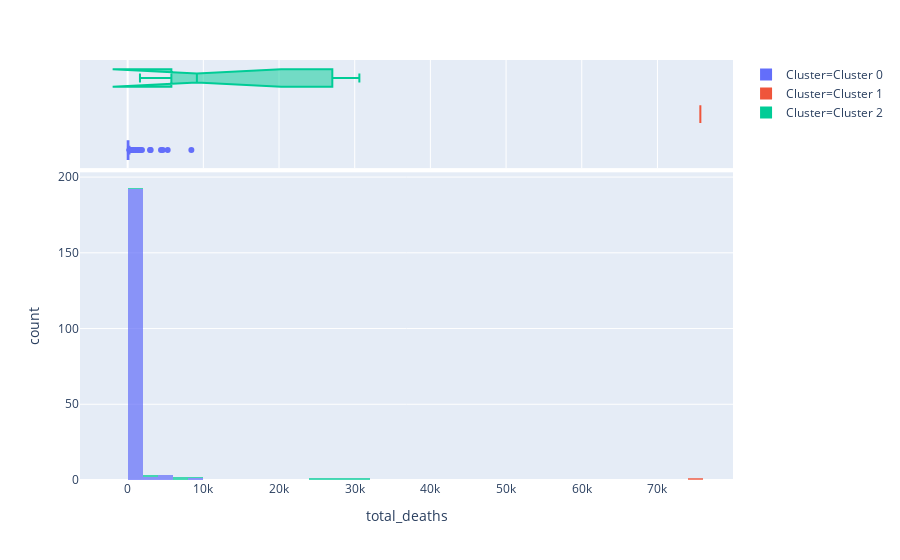

Notebook source saved alongside this figure:
### Code cell
plot_model(kmeans, plot = 'distribution', feature='total_deaths')

### Figure 1 — Plotly figure (JSON) as saved in the notebook; plotly's stock layout.template omitted (floating-point values rounded to 4 significant figures; data arrays with more than 128 entries replaced by an {"elided": "..."} marker saying what was removed)
{"data": [{"alignmentgroup": "True", "bingroup": "x", "hoverlabel": {"namelength": 0}, "hovertemplate": "Cluster=Cluster 0<br>total_deaths=%{x}<br>count=%{y}", "legendgroup": "Cluster=Cluster 0", "marker": {"color": "#636efa", "opacity": 0.7}, "name": "Cluster=Cluster 0", "offsetgroup": "Cluster=Cluster 0", "orientation": "v", "showlegend": true, "type": "histogram", "x": {"elided": "198 int values"}, "xaxis": "x", "yaxis": "y"}, {"alignmentgroup": "True", "customdata": {"elided": "198x7 mixed values"}, "hoverlabel": {"namelength": 0}, "hovertemplate": "Cluster=%{customdata[6]}<br>total_deaths=%{customdata[5]}<br>date=%{customdata[0]}<br>location=%{customdata[1]}<br>new_cases=%{customdata[2]}<br>new_deaths=%{customdata[3]}<br>total_cases=%{customdata[4]}", "legendgroup": "Cluster=Cluster 0", "marker": {"color": "#636efa"}, "name": "Cluster=Cluster 0", "notched": true, "offsetgroup": "Cluster=Cluster 0", "showlegend": false, "type": "box", "x": {"elided": "198 int values"}, "xaxis": "x2", "yaxis": "y2"}, {"alignmentgroup": "True", "bingroup": "x", "hoverlabel": {"namelength": 0}, "hovertemplate": "Cluster=Cluster 1<br>total_deaths=%{x}<br>count=%{y}", "legendgroup": "Cluster=Cluster 1", "marker": {"color": "#EF553B", "opacity": 0.7}, "name": "Cluster=Cluster 1", "offsetgroup": "Cluster=Cluster 1", "orientation": "v", "showlegend": true, "type": "histogram", "x": [75670], "xaxis": "x", "yaxis": "y"}, {"alignmentgroup": "True", "customdata": [["2020-05-08", "United States", 28369, 2239, 1256972, 75670, "Cluster 1"]], "hoverlabel": {"namelength": 0}, "hovertemplate": "Cluster=%{customdata[6]}<br>total_deaths=%{customdata[5]}<br>date=%{customdata[0]}<br>location=%{customdata[1]}<br>new_cases=%{customdata[2]}<br>new_deaths=%{customdata[3]}<br>total_cases=%{customdata[4]}", "legendgroup": "Cluster=Cluster 1", "marker": {"color": "#EF553B"}, "name": "Cluster=Cluster 1", "notched": true, "offsetgroup": "Cluster=Cluster 1", "showlegend": false, "type": "box", "x": [75670], "xaxis": "x2", "yaxis": "y2"}, {"alignmentgroup": "True", "bingroup": "x", "hoverlabel": {"namelength": 0}, "hovertemplate": "Cluster=Cluster 2<br>total_deaths=%{x}<br>count=%{y}", "legendgroup": "Cluster=Cluster 2", "marker": {"color": "#00cc96", "opacity": 0.7}, "name": "Cluster=Cluster 2", "offsetgroup": "Cluster=Cluster 2", "orientation": "v", "showlegend": true, "type": "histogram", "x": [26070, 29958, 1625, 6486, 25987, 9146, 3641, 30615, 7266], "xaxis": "x", "yaxis": "y"}, {"alignmentgroup": "True", "customdata": [["2020-05-08", "Spain", 1122, 213, 221447, 26070, "Cluster 2"], ["2020-05-08", "Italy", 1401, 274, 215858, 29958, "Cluster 2"], ["2020-05-08", "Russia", 11231, 88, 177160, 1625, "Cluster 2"], ["2020-05-08", "Iran", 1485, 68, 103135, 6486, "Cluster 2"], ["2020-05-08", "France", 629, 178, 137779, 25987, "Cluster 2"], ["2020-05-08", "Brazil", 9888, 610, 135106, 9146, "Cluster 2"], ["2020-05-08", "Turkey", 1977, 57, 133721, 3641, "Cluster 2"], ["2020-05-08", "United Kingdom", 5514, 539, 206715, 30615, "Cluster 2"], ["2020-05-08", "Germany", 1209, 147, 167300, 7266, "Cluster 2"]], "hoverlabel": {"namelength": 0}, "hovertemplate": "Cluster=%{customdata[6]}<br>total_deaths=%{customdata[5]}<br>date=%{customdata[0]}<br>location=%{customdata[1]}<br>new_cases=%{customdata[2]}<br>new_deaths=%{customdata[3]}<br>total_cases=%{customdata[4]}", "legendgroup": "Cluster=Cluster 2", "marker": {"color": "#00cc96"}, "name": "Cluster=Cluster 2", "notched": true, "offsetgroup": "Cluster=Cluster 2", "showlegend": false, "type": "box", "x": [26070, 29958, 1625, 6486, 25987, 9146, 3641, 30615, 7266], "xaxis": "x2", "yaxis": "y2"}], "layout": {"barmode": "relative", "legend": {"tracegroupgap": 0}, "margin": {"t": 60}, "xaxis": {"anchor": "y", "domain": [0, 1], "title": {"text": "total_deaths"}}, "xaxis2": {"anchor": "y2", "domain": [0, 1], "matches": "x", "showgrid": true, "showticklabels": false}, "yaxis": {"anchor": "x", "domain": [0, 0.7326], "title": {"text": "count"}}, "yaxis2": {"anchor": "x2", "domain": [0.7426, 1], "matches": "y2", "showgrid": false, "showline": false, "showticklabels": false, "ticks": ""}}}
